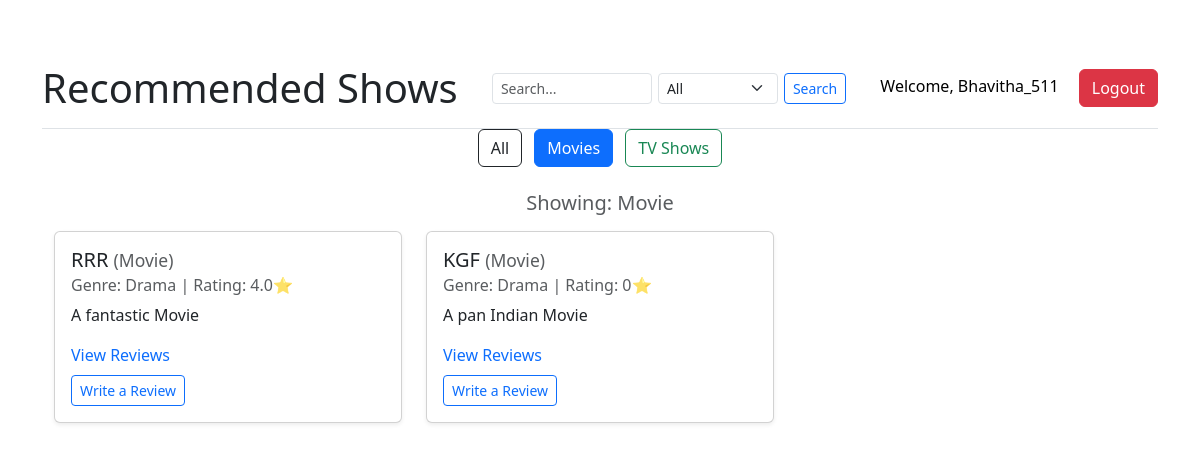
/?type=Movie (signed in), run on the app's committed database.
### Recommendation/models.py (models this page shows, shortened)
class Show(models.Model):
    SHOW_TYPE_CHOICES = (
        ('Movie', 'Movie'),
        ('TV', 'TV Show'),
    )
    title = models.CharField(max_length=200)
    description = models.TextField()
    genre = models.CharField(max_length=100)
    show_type = models.CharField(max_length=10, choices=SHOW_TYPE_CHOICES)
    def average_rating(self):
        reviews = self.review_set.all()
        if reviews.exists():
            return round(sum(r.rating for r in reviews) / reviews.count(), 1)
        return 0

class Review(models.Model):
    user = models.ForeignKey(User, on_delete=models.CASCADE)
    show = models.ForeignKey(Show, on_delete=models.CASCADE)
    review_text = models.TextField()
    rating = models.PositiveSmallIntegerField(default=1)
    created_at = models.DateTimeField(auto_now_add=True)
    class Meta:
        unique_together = ('user', 'show')

### Recommendation/views.py (the view)
# urls.py: 2. Add a URL to urlpatterns:  path('', views.home, name='home')
def home(request):
    filter_type = request.GET.get('type')
    if filter_type in ['TV', 'Movie']:
        shows = Show.objects.filter(show_type=filter_type)
    else:
        shows = Show.objects.all()
    context = {
        'shows': shows,
        'filter_type': filter_type,
    }
    return render(request, 'recommendations/home.html', context)

### Recommendation/templates/recommendations/home.html (shortened to what this page needs)
{% extends 'recommendations/base.html' %}
{% block content %}
<div class="container">
    {% if user.is_authenticated %}
        <div class="mb-4 text-center">
            <a href="{% url 'home' %}" class="btn btn-outline-dark me-2 {% if not filter_type %}active{% endif %}">All</a>
            <a href="?type=Movie" class="btn btn-outline-primary me-2 {% if filter_type == 'Movie' %}active{% endif %}">Movies</a>
            <a href="?type=TV" class="btn btn-outline-success {% if filter_type == 'TV' %}active{% endif %}">TV Shows</a>
        </div>
        {% if filter_type %}
            <h5 class="text-muted mb-3 text-center">Showing: {{ filter_type }}</h5>
        {% endif %}
        <div class="row">
            {% for show in shows %}
                <div class="col-md-6 col-lg-4 mb-4">
                    <div class="card h-100 shadow-sm show-card">
                        <div class="card-body">
                            <h5 class="card-title">{{ show.title }} <small class="text-muted">({{ show.show_type }})</small></h5>
                            <h6 class="card-subtitle mb-2 text-muted">Genre: {{ show.genre }} | Rating: {{ show.average_rating }}⭐</h6>
                            <p class="card-text">{{ show.description|truncatewords:20 }}</p>
                            <a href="{% url 'view_reviews' show.id %}" class="text-decoration-none">View Reviews</a><br>
                            <a href="{% url 'add_review' show.id %}" class="btn btn-sm btn-outline-primary mt-2">Write a Review</a>
                        </div>
                    </div>
                </div>
            {% empty %}
                <p>No shows available.</p>
            {% endfor %}
        </div>
    {% else %}
        <div class="text-center mt-5">
            <h2 class="display-5">Welcome to our website!</h2>
            <p class="lead">Please <a href="{% url 'login' %}">log in</a> or <a href="{% url 'signup' %}">sign up</a> to explore our recommendations and post reviews.</p>
        </div>
    {% endif %}
</div>
{% endblock %}

### Recommendation/templates/recommendations/base.html (shortened to what this page needs)
<!DOCTYPE html>
<html>
<head>
    <link href="https://cdn.jsdelivr.net/npm/bootstrap@5.3.0/dist/css/bootstrap.min.css" rel="stylesheet">
</head>
<body class="container mt-5">
    <div class="sticky-header">
        <div class="d-flex justify-content-between align-items-center">
            <h1 class="mb-0"><a href="{% url 'home' %}" class="text-decoration-none text-dark">Recommended Shows</a></h1>
            {% if user.is_authenticated %}
            <form action="{% url 'search' %}" method="get" class="d-flex align-items-center" style="gap: 6px;">
            <input class="form-control form-control-sm" type="search" name="q" placeholder="Search..." style="width: 160px;">
            <select name="category" class="form-select form-select-sm" style="width: 120px;">
                <option value="all">All</option>
            </select>
            <button class="btn btn-outline-primary btn-sm" type="submit">Search</button>
            </form>
            {% endif %}
            <div>
                {% if user.is_authenticated %}
                    <span class="me-3" style="color: black;">Welcome, {{ user.username }}</span>
                    <a href="/logout/" class="btn btn-danger">Logout</a>
                {% else %}
                    <a href="/login/" class="btn btn-primary me-2">Login</a>
                    <a href="/signup/" class="btn btn-success">Sign Up</a>
                {% endif %}
            </div>
        </div>
    </div>
    {% block content %}
    {% endblock %}
</body>
</html>

### Recommendation/templates/recommendations/base.html (style rules this page uses)
.sticky-header { position: sticky; top: 0; z-index: 1030; background-color: white; padding: 1rem 0; border-bottom: 1px solid #dee2e6; }

### Recommendation/templates/recommendations/home.html (style rules this page uses)
.show-card { transition: transform 0.2s ease, box-shadow 0.2s ease; }

### data on the page
Show: title "RRR", show_type "Movie", genre "Drama", average_rating "4.0", description "A fantastic Movie"
Show: title "KGF", show_type "Movie", genre "Drama", average_rating "0", description "A pan Indian Movie"

### other printed values
{{ user.username }} "Bhavitha_511"
{{ filter_type }} "Movie"
